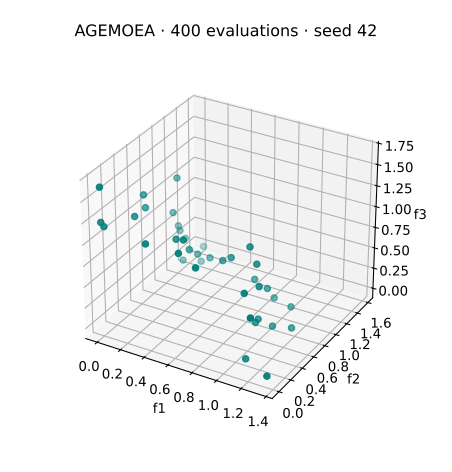

Recreate this plot in Python.
"""Verified VAMOS 1.0.1 lesson: agemoea. See coverage-setup for dependencies."""


def execute_example(problem, algorithm, config, budget, seed=42, engine="numpy"):
    import numpy as np

    from vamos import OptimizationResult, optimize

    result = optimize(problem, algorithm=algorithm, algorithm_config=config, max_evaluations=budget, seed=seed, engine=engine)
    G = result.data.get("G")
    if getattr(problem, "n_constraints", 0) and G is None:
        raise ValueError("Declared constraints are missing from the returned result.")
    feasible_rows = np.arange(len(result.F)) if G is None else np.flatnonzero(np.all(G <= 0, axis=1))
    if len(feasible_rows):
        feasible = OptimizationResult({"X": result.X[feasible_rows], "F": result.F[feasible_rows]})
        front, local = feasible.front(return_indices=True)
        front_rows = feasible_rows[local]
    else:
        front, front_rows = np.empty((0, problem.n_obj)), np.empty(0, dtype=int)
    print(f"Algorithm: {algorithm}; encoding: {problem.encoding}; backend: {engine}; seed: {seed}")
    print(f"Returned X: {result.X.shape}; F: {result.F.shape}; result mode: population")
    print(f"Feasible rows: {len(feasible_rows)}/{len(result.F)}; feasible non-dominated rows: {len(front)}")
    print(f"Evaluations: {result.data['evaluations']}")
    return {
        "problem": problem,
        "algorithm": algorithm,
        "config": config,
        "result": result,
        "feasible_rows": feasible_rows,
        "front": front,
        "front_rows": front_rows,
    }


def run_agemoea(budget=400):
    from vamos.algorithms import AGEMOEAConfig
    from vamos.problems import DTLZ2

    problem = DTLZ2(n_var=12, n_obj=3)
    config = (
        AGEMOEAConfig.builder()
        .pop_size(40)
        .crossover("sbx", prob=0.9, eta=15.0)
        .mutation("pm", prob=1.0 / problem.n_var, eta=20.0)
        .constraint_mode("feasibility")
        .result_mode("population")
        .build()
    )
    return execute_example(problem, "agemoea", config, budget)


def plot_example(data, output):
    from pathlib import Path

    import matplotlib

    matplotlib.use("Agg")
    import matplotlib.pyplot as plt
    import numpy as np

    output = Path(output)
    if output.exists():
        raise FileExistsError(f"Choose a new figure filename: {output}")
    if output.suffix.lower() != ".svg":
        raise ValueError("Use an .svg output filename.")
    f = data["result"].F
    with plt.rc_context({"svg.hashsalt": "vamos-coverage", "svg.fonttype": "none"}):
        fig = plt.figure(figsize=(7, 4.5), layout="constrained")
        if f.shape[1] == 3:
            ax = fig.add_subplot(projection="3d")
            ax.scatter(*f.T, c="#007f7a", s=22)
            ax.set(xlabel="f1", ylabel="f2", zlabel="f3")
            ax.set_box_aspect((1, 1, 0.85), zoom=0.85)
        else:
            ax = fig.add_subplot()
            ax.scatter(*f.T, c="#b6bec8", s=25, label="Returned population")
            if len(data["front"]):
                ax.scatter(*data["front"].T, c="#007f7a", s=30, label="Feasible non-dominated rows")
            labels = {
                "WeldedBeamDesignProblem": ("Cost (minimize)", "Deflection proxy (minimize)"),
                "FeatureSelectionProblem": ("Validation error (minimize)", "Feature count (minimize)"),
                "HyperparameterTuningProblem": ("Validation error (minimize)", "Complexity proxy (minimize)"),
            }
            xlabel, ylabel = labels.get(type(data["problem"]).__name__, ("f1 (minimize)", "f2 (minimize)"))
            ax.set(xlabel=xlabel, ylabel=ylabel)
            ax.legend()
        if data["problem"].__class__.__name__ in {"ZDT1", "ZDT1Problem"}:
            x = np.linspace(0, 1, 101)
            ax.plot(x, 1 - np.sqrt(x), "--", c="#7c8795", label="Analytical front")
            ax.legend()
        ax.set_title(f"{data['algorithm'].upper()} · {data['result'].data['evaluations']} evaluations · seed 42")
        fig.savefig(output, metadata={"Date": None}, bbox_inches="tight", pad_inches=0.25)
        plt.close(fig)
    output.write_text("\n".join(line.rstrip() for line in output.read_text(encoding="utf-8").splitlines()) + "\n", encoding="utf-8")


def lesson_cli(function, default_budget=400):
    import argparse

    parser = argparse.ArgumentParser(description="Run a bounded VAMOS example and optionally plot its actual result.")
    parser.add_argument("--budget", type=int, default=default_budget)
    parser.add_argument("--output", help="New SVG filename; requires Matplotlib")
    args = parser.parse_args()
    data = function(budget=args.budget)
    if args.output:
        plot_example(data, args.output)


if __name__ == "__main__":
    lesson_cli(run_agemoea, default_budget=400)
